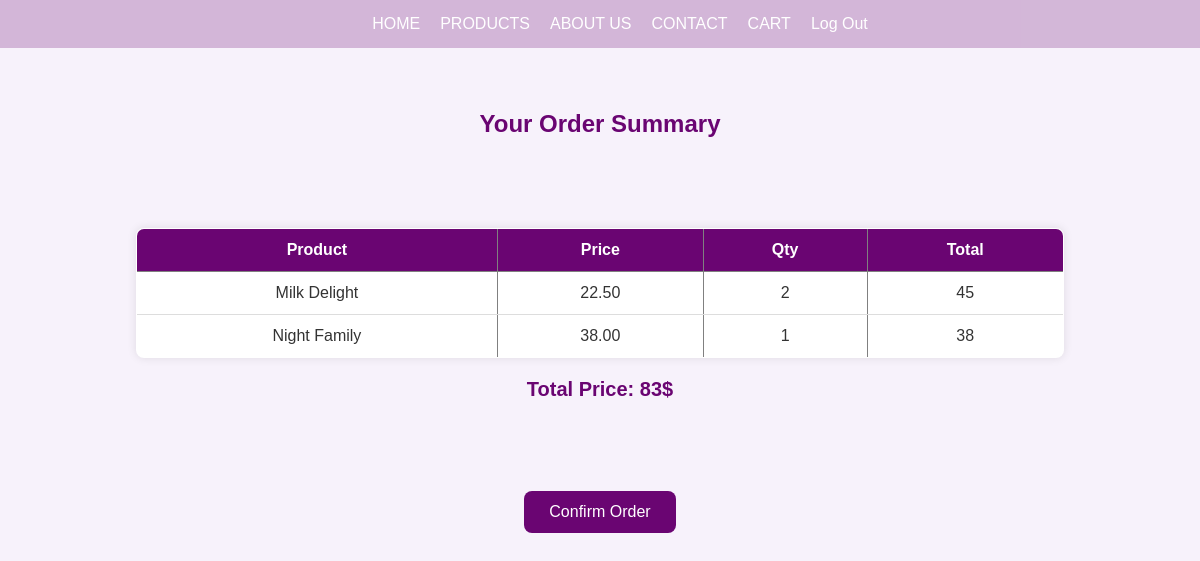
The app's page /checkout.php (signed in) with its own data.
### tables this page shows
CREATE TABLE `cart` (
  `id` int(11) NOT NULL,
  `user_id` int(11) NOT NULL,
  `product_id` int(11) NOT NULL,
  `quantity` int(11) NOT NULL DEFAULT 1
);

CREATE TABLE `product` (
  `id` int(11) NOT NULL,
  `name` varchar(50) NOT NULL,
  `type` varchar(50) NOT NULL,
  `flavor` varchar(50) NOT NULL,
  `img` varchar(50) NOT NULL,
  `description` text NOT NULL,
  `price` decimal(10,2) NOT NULL DEFAULT 0.00
);

### checkout.php (the view, shortened to what this page needs)
<?php
include 'header.php';
$user_id = $_SESSION['user_id'];
$sql = "SELECT cart.id AS cart_id, product.name, product.price, cart.quantity
        FROM cart
        JOIN product ON cart.product_id = product.id
        WHERE cart.user_id = $user_id";
$result = mysqli_query($conn, $sql);
$total = 0;
?>
<!DOCTYPE html>
<html>
<head>
        <link rel="stylesheet" href="checkout_style.css">
</head>
<body>
<h2>Your Order Summary</h2>
<table border="1" cellpadding="10">
    <tr>
        <th>Product</th>
        <th>Price</th>
        <th>Qty</th>
        <th>Total</th>
    </tr>
    <?php while ($row = mysqli_fetch_assoc($result)) {
        $line_total = $row['price'] * $row['quantity'];
        $total += $line_total;
    ?>
    <tr>
        <td><?= $row['name'] ?></td>
        <td><?= $row['price'] ?></td>
        <td><?= $row['quantity'] ?></td>
        <td><?= $line_total ?></td>
    </tr>
    <?php } ?>
</table>
<h3>Total Price: <?= $total ?>$</h3>
<form method="POST" action="confirm_order.php">
    <button type="submit" name="confirm">Confirm Order</button>
</form>
</body>
</html>

### checkout_style.css (style rules this page uses)
body { font-family: "Poppins", sans-serif; background-color: #f7f2fb; margin: 0; padding: 20px; color: #333; }
h2, h3 { margin: 90px; text-align: center; color: #6a0572; }
table { width: 80%; margin: 20px auto; border-collapse: collapse; box-shadow: 0 0 10px rgba(0,0,0,0.1); background-color: #fff; border-radius: 8px; overflow: hidden; }
table th { background-color: #6a0572; color: #fff; padding: 12px; text-align: center; }
table td { padding: 12px; text-align: center; border-bottom: 1px solid #ddd; }
table tr:last-child td { border-bottom: none; }
button { display: block; margin: 20px auto; padding: 12px 25px; background-color: #6a0572; color: #fff; border: none; border-radius: 8px; cursor: pointer; font-size: 16px; transition: background-color 0.3s; }
h3 { margin-top: 20px; font-size: 20px; font-weight: bold; color: #6a0572; }

### records on screen
cart: product.name "Milk Delight", product.price "22.50", quantity "2", line_total "45"
cart: product.name "Night Family", product.price "38.00", quantity "1", line_total "38"

### other values on screen
$total "83"
